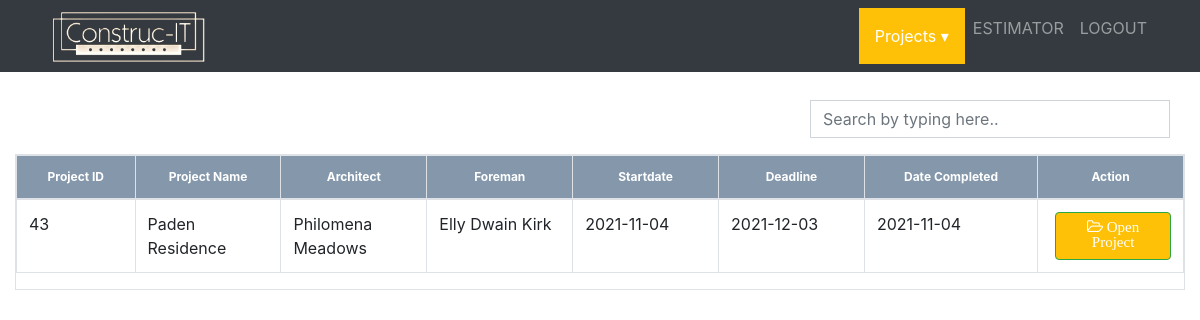
The app's page /users/Projects/PM_viewproject.php (signed in) with its own data.
### tables this page shows
CREATE TABLE `project_db` (
  `project_id` int(11) NOT NULL,
  `project_status_fk` varchar(128) NOT NULL DEFAULT 'Not Complete' COMMENT 'complete or not',
  `project_status_fk_PM` varchar(128) NOT NULL DEFAULT 'Not Complete' COMMENT 'FOR PM REFERENCE',
  `project_name` varchar(128) NOT NULL,
  `project_progress_architect` int(11) NOT NULL DEFAULT 0 COMMENT 'progress bar',
  `project_progress_PM` int(11) NOT NULL,
  `project_startdate` varchar(128) NOT NULL,
  `project_deadline` varchar(128) NOT NULL COMMENT 'date',
  `project_completed` varchar(128) NOT NULL COMMENT 'THIS IS FOR ARCHITECT',
  `project_completed_PM` varchar(128) NOT NULL COMMENT 'THIS IS FOR PM',
  `project_image` varchar(128) NOT NULL,
  `project_architect` varchar(128) NOT NULL,
  `project_pm` varchar(128) NOT NULL,
  `project_pm_id` int(11) NOT NULL,
  `project_client` varchar(128) NOT NULL,
  `project_client_id` int(11) NOT NULL,
  `project_activity_Architect_1` varchar(128) NOT NULL,
  `project_status_Architect_1` varchar(128) NOT NULL DEFAULT 'Pending',
  `project_activity_Architect_2` varchar(128) NOT NULL,
  `project_status_Architect_2` varchar(128) NOT NULL DEFAULT 'Pending',
  `project_activity_Architect_3` varchar(128) NOT NULL,
  `project_status_Architect_3` varchar(128) NOT NULL DEFAULT 'Pending',
  `project_activity_Architect_4` varchar(128) NOT NULL,
  `project_status_Architect_4` varchar(128) NOT NULL DEFAULT 'Pending',
  `project_activity_Architect_5` varchar(128) NOT NULL,
  `project_status_Architect_5` varchar(128) NOT NULL DEFAULT 'Pending',
  `project_activity_Architect_6` varchar(128) NOT NULL,
  `project_status_Architect_6` varchar(128) NOT NULL DEFAULT 'Pending',
  `project_activity_Architect_7` varchar(128) NOT NULL,
  `project_status_Architect_7` varchar(128) NOT NULL DEFAULT 'Pending',
  `project_activity_Architect_8` varchar(128) NOT NULL,
  `project_status_Architect_8` varchar(128) NOT NULL DEFAULT 'Pending',
  `project_activity_additional_Architect_1` varchar(128) NOT NULL,
  `project_status_additional_Architect_1` varchar(128) NOT NULL DEFAULT 'Pending',
  `project_activity_additional_Architect_2` varchar(128) NOT NULL,
  `project_status_additional_Architect_2` varchar(128) NOT NULL DEFAULT 'Pending',
  `project_activity_additional_Architect_3` varchar(128) NOT NULL,
  `project_status_additional_Architect_3` varchar(128) NOT NULL DEFAULT 'Pending',
  `project_activity_additional_Architect_4` varchar(128) NOT NULL,
  `project_status_additional_Architect_4` varchar(128) NOT NULL DEFAULT 'Pending',
  `project_activity_additional_Architect_5` varchar(128) NOT NULL,
  `project_status_additional_Architect_5` varchar(128) NOT NULL DEFAULT 'Pending',
  `project_activity_PM_1` varchar(128) NOT NULL,
  `project_status_PM_1` varchar(128) NOT NULL DEFAULT 'Pending',
  `project_activity_PM_2` varchar(128) NOT NULL,
  `project_status_PM_2` varchar(128) NOT NULL DEFAULT 'Pending',
  `project_activity_PM_3` varchar(128) NOT NULL,
  `project_status_PM_3` varchar(128) NOT NULL DEFAULT 'Pending',
  `project_activity_PM_4` varchar(128) NOT NULL,
  `project_status_PM_4` varchar(128) NOT NULL DEFAULT 'Pending',
  `project_activity_PM_5` varchar(128) NOT NULL,
  `project_status_PM_5` varchar(128) NOT NULL DEFAULT 'Pending',
  `project_activity_PM_6` varchar(128) NOT NULL,
  `project_status_PM_6` varchar(128) NOT NULL DEFAULT 'Pending',
  `project_activity_PM_7` varchar(128) NOT NULL,
  `project_status_PM_7` varchar(128) NOT NULL DEFAULT 'Pending',
  `project_activity_PM_8` varchar(128) NOT NULL,
  `project_status_PM_8` varchar(128) NOT NULL DEFAULT 'Pending',
  `project_activity_PM_9` varchar(128) NOT NULL,
  `project_status_PM_9` varchar(128) NOT NULL DEFAULT 'Pending',
  `project_activity_PM_10` varchar(128) NOT NULL,
  `project_status_PM_10` varchar(128) NOT NULL DEFAULT 'Pending',
  `project_activity_PM_11` varchar(128) NOT NULL,
  `project_status_PM_11` varchar(128) NOT NULL DEFAULT 'Pending',
  `project_activity_PM_12` varchar(128) NOT NULL,
  `project_status_PM_12` varchar(128) NOT NULL DEFAULT 'Pending',
  `project_activity_PM_13` varchar(128) NOT NULL,
  `project_status_PM_13` varchar(128) NOT NULL DEFAULT 'Pending',
  `project_activity_PM_14` varchar(128) NOT NULL,
  `project_status_PM_14` varchar(128) NOT NULL DEFAULT 'Pending',
  `project_activity_PM_15` varchar(128) NOT NULL,
  `project_status_PM_15` varchar(128) NOT NULL DEFAULT 'Pending',
  `project_activity_PM_16` varchar(128) NOT NULL,
  `project_status_PM_16` varchar(128) NOT NULL DEFAULT 'Pending',
  `project_activity_PM_17` varchar(128) NOT NULL,
  `project_status_PM_17` varchar(128) NOT NULL DEFAULT 'Pending',
  `project_activity_PM_18` varchar(128) NOT NULL,
  `project_status_PM_18` varchar(128) NOT NULL DEFAULT 'Pending',
  `project_activity_PM_19` varchar(128) NOT NULL,
  `project_status_PM_19` varchar(128) NOT NULL DEFAULT 'Pending',
  `project_activity_PM_20` varchar(128) NOT NULL,
  `project_status_PM_20` varchar(128) NOT NULL DEFAULT 'Pending',
  `project_activity_PM_21` varchar(128) NOT NULL,
  `project_status_PM_21` varchar(128) NOT NULL DEFAULT 'Pending',
  `project_activity_PM_22` varchar(128) NOT NULL,
  `project_status_PM_22` varchar(128) NOT NULL DEFAULT 'Pending',
  `project_activity_PM_23` varchar(128) NOT NULL,
  `project_status_PM_23` varchar(128) NOT NULL DEFAULT 'Pending',
  `project_activity_PM_24` varchar(128) NOT NULL,
  `project_status_PM_24` varchar(128) NOT NULL DEFAULT 'Pending',
  `project_activity_PM_25` varchar(128) NOT NULL,
  `project_status_PM_25` varchar(128) NOT NULL DEFAULT 'Pending',
  `project_activity_PM_26` varchar(128) NOT NULL,
  `project_status_PM_26` varchar(128) NOT NULL DEFAULT 'Pending'
);

### users/Projects/PM_viewproject.php (the view, shortened to what this page needs)
<!DOCTYPE html>
<html lang="en">
<head>
    <link rel="stylesheet" href="assetsFORPM_viewproject/bootstrap/css/bootstrap.min.css">
    <link rel="stylesheet" href="assetsFORPM_viewproject/fonts/font-awesome.min.css">
    <link rel="stylesheet" href="assetsFORPM_viewproject/css/styles.css">
    <link rel="stylesheet" href="assetsFORPM_viewproject/css/Table-With-Search-1.css">
    <link rel="stylesheet" href="assetsFORPM_viewproject/css/Table-With-Search.css">
</head>
<body>
<?php include '../../layout/header-pm.php';?>
    <div class="col-md-12 search-table-col">
        <div class="form-group pull-right col-lg-4"><input type="text" class="search form-control" placeholder="Search by typing here.."></div><span class="counter pull-right"></span>
        <div class="table-responsive table-bordered table table-hover table-bordered results">
            <table class="table table-bordered table-hover">
                <thead class="bill-header cs">
                    <tr>
                        <th style="max-width: 12.5%;">Project ID</th>
                        <th id="trs-hd" class="col-lg-1" style="max-width: 12.5%;">Project Name</th>
                        <th id="trs-hd" class="col-lg-2" style="max-width: 12.5%;">Architect</th>
                        <th id="trs-hd" class="col-lg-3" style="max-width: 12.5%;">Foreman</th>
                        <th id="trs-hd" class="col-lg-2" style="max-width: 12.5%;">Startdate</th>
                        <th id="trs-hd" class="col-lg-2" style="max-width: 12.5%;">Deadline</th>
                        <th style="max-width: 12.5%;">Date Completed</th>
                        <th id="trs-hd" class="col-lg-2" style="max-width: 12.5%;">Action</th>
                    </tr>
                </thead>
                <tbody>
                    <?php
                    require_once '../../includes/db.php';
                    $sql = "SELECT * FROM project_db";
                    $result = mysqli_query($conn, $sql);
                    if(mysqli_num_rows($result)>0){
                        while($row=mysqli_fetch_assoc($result)){
                            if($row["project_status_fk_PM"]=="Complete" && $_SESSION["user_fullname"] == $row["project_pm"] ){
                            echo'
                                <tr>
                                    <td>'.$row['project_id'].'</td>
                                    <td>'.$row['project_name'].'</td>
                                    <td>'.$row['project_architect'].'</td>
                                    <td>'.$row['project_pm'].'</td>
                                    <td>'.$row['project_startdate'].'</td>
                                    <td>'.$row['project_deadline'].'</td>
                                    <td>'.$row['project_completed_PM'].'</td>
                                    <form method="post" action="PM_viewproject_completed.php">
                                    <td>
                                        <button class="btn btn-success" style="margin-left: 5px;background: var(--warning);" type="submit">
                                        <input name="projectView" value="'.$row["project_id"].'" hidden>
                                        <input name="projectViewName" value="'.$row["project_name"].'" hidden>
                                            <i class="fa fa-folder-open-o" style="font-size: 15px;"> Open Project
                                            </i>
                                        </button>
                                    </td>
                                    </form>
                                </tr>
                                ';
                            }
                        }
                    }
                    ?>
                </tbody>
            </table>
        </div>
    </div>
</body>
</html>

### layout/header-pm.php (shortened to what this page needs)
<link rel="stylesheet" href="../../assets/css/stylesForPM.css">
<nav class="navbar navbar-dark navbar-expand-lg fixed-top bg-dark" id="mainNav">
        <div class="container">
            <a class="navbar-brand nav-link js-scroll-trigger" href="#page-top" style="background: url(&quot;../../assets/img/logo3-white.png&quot;) center / contain no-repeat, transparent;width: 162px;height: 55px;margin-top: 0px;color: rgb(254, 209, 54);"></a>      </a>
            <div class="collapse navbar-collapse" id="navbarResponsive">
                <ul class="navbar-nav ml-auto text-uppercase">
                    <div class="dropdown">
                        <button class="dropbtn">Projects ▾ </button>
                    </div>
                    <li class="nav-item"><a class="nav-link js-scroll-trigger" href="../../users/CE/estimator try.php">ESTIMATOR</a></li>
                    <li class="nav-item"><a class="nav-link" href="../../includes/logoutdb.php">LOGOUT</a></li>
                </ul>
            </div>
        </div>
    </nav>

### users/Projects/assetsFORPM_viewproject/css/Table-With-Search-1.css (style rules this page uses)
.bill-header { font-size: 12px; text-align: center; }
#trs-hd { text-align: center; }
.bill-header.cs { background-color: rgba(37,71,106,0.56); color: #fff; }
.counter { padding: 8px; color: #ccc; }
.search.form-control { border-radius: 0px !important; }
.search-table-col { margin-top: 100px; }

### users/Projects/assetsFORPM_viewproject/css/Table-With-Search.css (style rules this page uses)
.bill-header { font-size: 12px; text-align: center; }
#trs-hd { text-align: center; }
.bill-header.cs { background-color: rgba(37,71,106,0.56); color: #fff; }
.counter { padding: 8px; color: #ccc; }
.search.form-control { border-radius: 0px !important; }
.search-table-col { margin-top: 100px; }

### assets/css/stylesForPM.css (style rules this page uses)
.dropbtn { background-color: #ffc107; color: white; padding: 16px; font-size: 16px; border: none; }
.dropdown { position: relative; display: inline-block; }
a.nav-link { height: 100%; margin: 0 auto !important; vertical-align: middle !important; }

### records on screen
project_db: project_id "43", project_name "Paden Residence", project_architect "Philomena Meadows", project_pm "Elly Dwain Kirk", project_startdate "2021-11-04", project_deadline "2021-12-03", project_completed_PM "2021-11-04"
